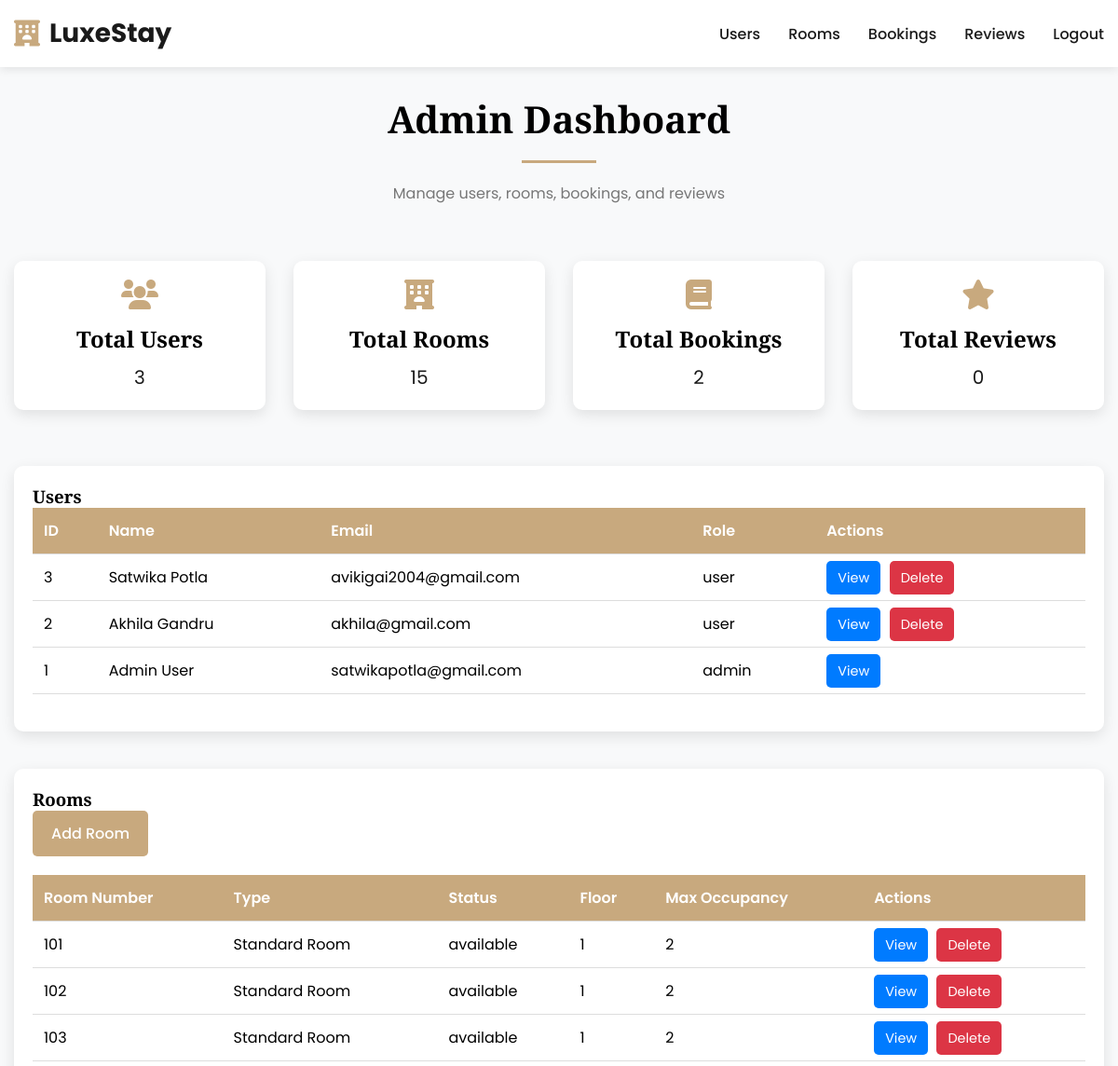
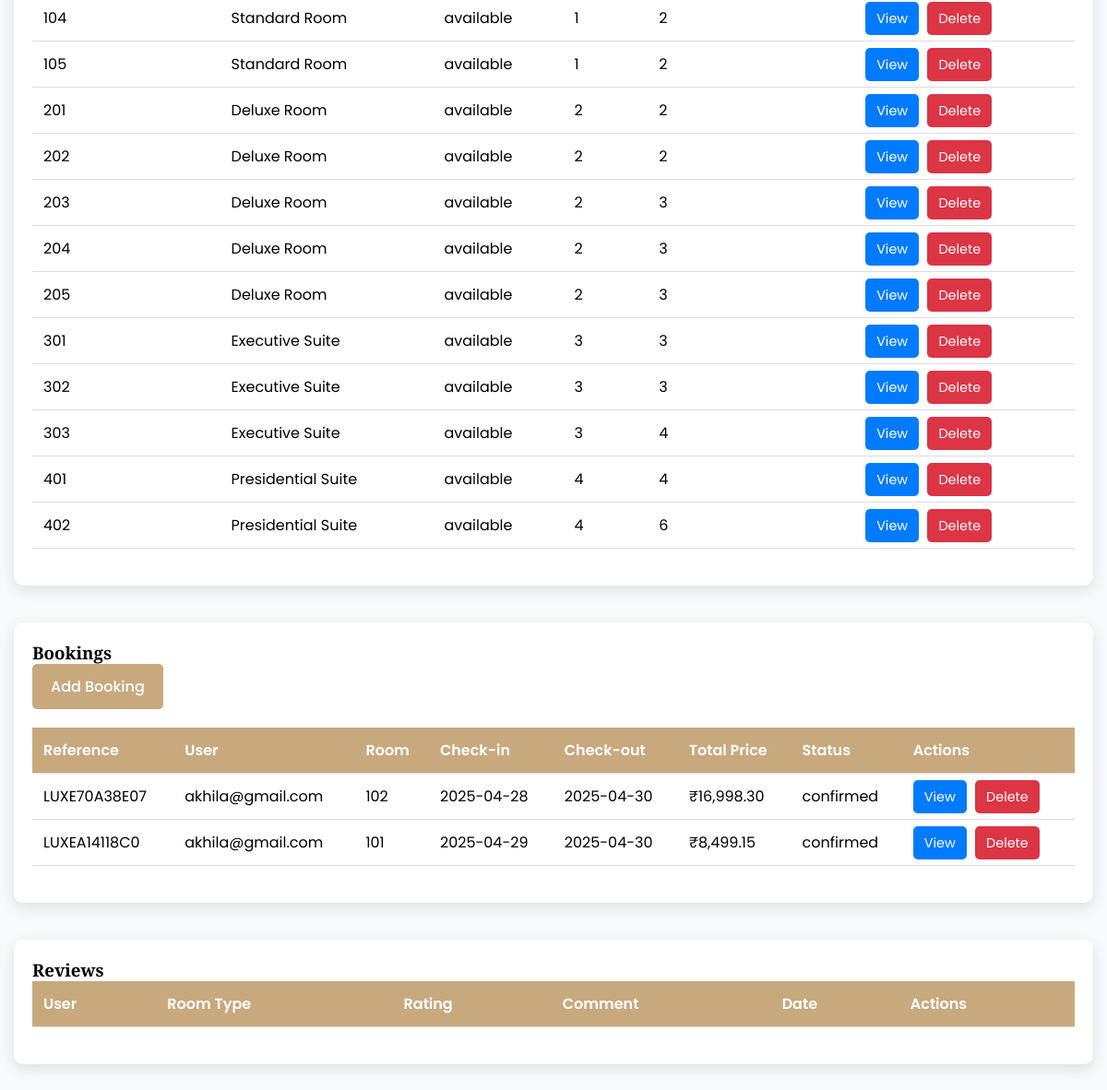
Page /admin/dashboard.php (signed in) on the committed database (2 pictures, top to bottom).
### tables this page shows
CREATE TABLE `users` (
  `id` int(11) NOT NULL,
  `first_name` varchar(100) NOT NULL,
  `last_name` varchar(100) NOT NULL,
  `email` varchar(100) NOT NULL,
  `password` varchar(255) NOT NULL,
  `phone` varchar(20) DEFAULT NULL,
  `address` text DEFAULT NULL,
  `city` varchar(100) DEFAULT NULL,
  `country` varchar(100) DEFAULT NULL,
  `role` enum('admin','user') DEFAULT 'user',
  `created_at` timestamp NOT NULL DEFAULT current_timestamp(),
  `updated_at` timestamp NOT NULL DEFAULT current_timestamp() ON UPDATE current_timestamp()
);

CREATE TABLE `rooms` (
  `id` int(11) NOT NULL,
  `room_number` varchar(20) NOT NULL,
  `room_type_id` int(11) NOT NULL,
  `status` enum('available','occupied','maintenance') DEFAULT 'available',
  `floor` int(11) NOT NULL,
  `max_occupancy` int(11) NOT NULL DEFAULT 2,
  `created_at` timestamp NOT NULL DEFAULT current_timestamp(),
  `updated_at` timestamp NOT NULL DEFAULT current_timestamp() ON UPDATE current_timestamp()
);

CREATE TABLE `room_types` (
  `id` int(11) NOT NULL,
  `name` varchar(100) NOT NULL,
  `description` text DEFAULT NULL,
  `base_price` decimal(10,2) NOT NULL,
  `created_at` timestamp NOT NULL DEFAULT current_timestamp(),
  `updated_at` timestamp NOT NULL DEFAULT current_timestamp() ON UPDATE current_timestamp()
);

CREATE TABLE `bookings` (
  `id` int(11) NOT NULL,
  `booking_reference` varchar(20) NOT NULL,
  `user_id` int(11) NOT NULL,
  `room_id` int(11) NOT NULL,
  `check_in_date` date NOT NULL,
  `check_out_date` date NOT NULL,
  `adults` int(11) NOT NULL DEFAULT 1,
  `children` int(11) NOT NULL DEFAULT 0,
  `total_price` decimal(10,2) NOT NULL,
  `status` enum('pending','confirmed','cancelled','completed') DEFAULT 'pending',
  `payment_status` enum('pending','paid','refunded') DEFAULT 'pending',
  `special_requests` text DEFAULT NULL,
  `created_at` timestamp NOT NULL DEFAULT current_timestamp(),
  `updated_at` timestamp NOT NULL DEFAULT current_timestamp() ON UPDATE current_timestamp()
);

### admin/dashboard.php (the view, shortened to what this page needs)
<?php
$servername = "localhost";
$username = "root";
$password = "";
$dbname = "hotel_booking";
$conn = new mysqli($servername, $username, $password, $dbname);
$total_users = $conn->query("SELECT COUNT(*) as count FROM users")->fetch_assoc()['count'];
$total_rooms = $conn->query("SELECT COUNT(*) as count FROM rooms")->fetch_assoc()['count'];
$total_bookings = $conn->query("SELECT COUNT(*) as count FROM bookings")->fetch_assoc()['count'];
$total_reviews = $conn->query("SELECT COUNT(*) as count FROM reviews")->fetch_assoc()['count'];
$users = $conn->query("SELECT id, first_name, last_name, email, role FROM users ORDER BY created_at DESC");
$rooms = $conn->query("SELECT r.id, r.room_number, rt.name as room_type, r.status, r.floor, r.max_occupancy
                       FROM rooms r JOIN room_types rt ON r.room_type_id = rt.id
                       ORDER BY r.floor, r.room_number");
$bookings = $conn->query("SELECT b.id, b.booking_reference, u.email, r.room_number, b.check_in_date, b.check_out_date, b.total_price, b.status
                          FROM bookings b
                          JOIN users u ON b.user_id = u.id
                          JOIN rooms r ON b.room_id = r.id
                          ORDER BY b.created_at DESC");
?>
<!DOCTYPE html>
<html lang="en">
<head>
    <link rel="stylesheet" href="https://cdnjs.cloudflare.com/ajax/libs/font-awesome/6.0.0/css/all.min.css">
</head>
<body>
    <header>
        <div class="container">
            <div class="header-content">
                <a href="../index.php" class="logo">
                    <i class="fas fa-hotel"></i>
                    LuxeStay
                </a>
                <nav>
                    <ul id="nav-menu">
                        <li><a href="#users">Users</a></li>
                        <li><a href="#rooms">Rooms</a></li>
                        <li><a href="#bookings">Bookings</a></li>
                        <li><a href="#reviews">Reviews</a></li>
                        <li><a href="../logout.php">Logout</a></li>
                    </ul>
                </nav>
            </div>
        </div>
    </header>
    <section class="dashboard">
        <div class="container">
            <div class="section-title">
                <h2>Admin Dashboard</h2>
                <p>Manage users, rooms, bookings, and reviews</p>
            </div>
            <div class="summary-grid">
                <div class="summary-card">
                    <i class="fas fa-users"></i>
                    <h3>Total Users</h3>
                    <p><?php echo $total_users; ?></p>
                </div>
                <div class="summary-card">
                    <i class="fas fa-hotel"></i>
                    <h3>Total Rooms</h3>
                    <p><?php echo $total_rooms; ?></p>
                </div>
                <div class="summary-card">
                    <i class="fas fa-book"></i>
                    <h3>Total Bookings</h3>
                    <p><?php echo $total_bookings; ?></p>
                </div>
                <div class="summary-card">
                    <i class="fas fa-star"></i>
                    <h3>Total Reviews</h3>
                    <p><?php echo $total_reviews; ?></p>
                </div>
            </div>
            <div class="table-container" id="users">
                <h3>Users</h3>
                <table>
                    <thead>
                        <tr>
                            <th>ID</th>
                            <th>Name</th>
                            <th>Email</th>
                            <th>Role</th>
                            <th>Actions</th>
                        </tr>
                    </thead>
                    <tbody>
                        <?php while ($user = $users->fetch_assoc()): ?>
                            <tr>
                                <td><?php echo htmlspecialchars($user['id']); ?></td>
                                <td><?php echo htmlspecialchars($user['first_name'] . ' ' . $user['last_name']); ?></td>
                                <td><?php echo htmlspecialchars($user['email']); ?></td>
                                <td><?php echo htmlspecialchars($user['role']); ?></td>
                                <td class="action-buttons">
                                    <a href="#" class="btn-view" onclick="viewUser(<?php echo $user['id']; ?>)">View</a>
                                    <?php if ($user['role'] !== 'admin'): ?>
                                        <a href="?action=delete_user&id=<?php echo $user['id']; ?>" class="btn-delete" onclick="return confirm('Are you sure you want to delete this user?');">Delete</a>
                                    <?php endif; ?>
                                </td>
                            </tr>
                        <?php endwhile; ?>
                    </tbody>
                </table>
            </div>
            <div class="table-container" id="rooms">
                <h3>Rooms</h3>
                <a href="#" class="btn-add" onclick="openModal('addRoomModal')">Add Room</a>
                <table>
                    <thead>
                        <tr>
                            <th>Room Number</th>
                            <th>Type</th>
                            <th>Status</th>
                            <th>Floor</th>
                            <th>Max Occupancy</th>
                            <th>Actions</th>
                        </tr>
                    </thead>
                    <tbody>
                        <?php while ($room = $rooms->fetch_assoc()): ?>
                            <tr>
                                <td><?php echo htmlspecialchars($room['room_number']); ?></td>
                                <td><?php echo htmlspecialchars($room['room_type']); ?></td>
                                <td><?php echo htmlspecialchars($room['status']); ?></td>
                                <td><?php echo htmlspecialchars($room['floor']); ?></td>
                                <td><?php echo htmlspecialchars($room['max_occupancy']); ?></td>
                                <td class="action-buttons">
                                    <a href="#" class="btn-view" onclick="viewRoom(<?php echo $room['id']; ?>)">View</a>
                                    <a href="?action=delete_room&id=<?php echo $room['id']; ?>" class="btn-delete" onclick="return confirm('Are you sure you want to delete this room?');">Delete</a>
                                </td>
                            </tr>
                        <?php endwhile; ?>
                    </tbody>
                </table>
            </div>
            <div class="table-container" id="bookings">
                <h3>Bookings</h3>
                <a href="#" class="btn-add">Add Booking</a>
                <table>
                    <thead>
                        <tr>
                            <th>Reference</th>
                            <th>User</th>
                            <th>Room</th>
                            <th>Check-in</th>
                            <th>Check-out</th>
                            <th>Total Price</th>
                            <th>Status</th>
                            <th>Actions</th>
                        </tr>
                    </thead>
                    <tbody>
                        <?php while ($booking = $bookings->fetch_assoc()): ?>
                            <tr>
                                <td><?php echo htmlspecialchars($booking['booking_reference']); ?></td>
                                <td><?php echo htmlspecialchars($booking['email']); ?></td>
                                <td><?php echo htmlspecialchars($booking['room_number']); ?></td>
                                <td><?php echo htmlspecialchars($booking['check_in_date']); ?></td>
                                <td><?php echo htmlspecialchars($booking['check_out_date']); ?></td>
                                <td>₹<?php echo number_format($booking['total_price'] * 85, 2); ?></td>
                                <td><?php echo htmlspecialchars($booking['status']); ?></td>
                                <td class="action-buttons">
                                    <a href="#" class="btn-view" onclick="viewBooking(<?php echo $booking['id']; ?>)">View</a>
                                    <a href="?action=delete_booking&id=<?php echo $booking['id']; ?>" class="btn-delete" onclick="return confirm('Are you sure you want to delete this booking?');">Delete</a>
                                </td>
                            </tr>
                        <?php endwhile; ?>
                    </tbody>
                </table>
            </div>
            <div class="table-container" id="reviews">
                <h3>Reviews</h3>
                <table>
                    <thead>
                        <tr>
                            <th>User</th>
                            <th>Room Type</th>
                            <th>Rating</th>
                            <th>Comment</th>
                            <th>Date</th>
                            <th>Actions</th>
                        </tr>
                    </thead>
                </table>
            </div>
        </div>
    </section>
</body>
</html>

### admin/dashboard.php (style rules this page uses)
:root { --primary: #c8a97e; --secondary: #1a1a1a; --light: #f8f9fa; --dark: #343a40; }
* { margin: 0; padding: 0; box-sizing: border-box; font-family: 'Poppins', sans-serif; }
h1, h2, h3, h4, h5, h6 { font-family: 'Playfair Display', serif; }
.container { width: 100%; max-width: 1200px; margin: 0 auto; padding: 0 15px; }
header { background-color: rgba(255, 255, 255, 0.9); position: fixed; width: 100%; z-index: 1000; box-shadow: 0 2px 10px rgba(0, 0, 0, 0.1); padding: 15px 0; transition: all 0.3s ease; }
.header-content { display: flex; justify-content: space-between; align-items: center; }
.logo { font-size: 1.75rem; font-weight: 700; color: var(--secondary); text-decoration: none; display: flex; align-items: center; }
.logo i { color: var(--primary); margin-right: 10px; }
nav ul { display: flex; list-style: none; }
nav ul li { margin-left: 30px; }
nav ul li a { color: var(--secondary); text-decoration: none; font-weight: 500; font-size: 1rem; transition: all 0.3s ease; }
.dashboard { padding: 100px 0; background-color: var(--light); }
.section-title { text-align: center; margin-bottom: 60px; }
.section-title h2 { font-size: 2.5rem; font-weight: 700; position: relative; padding-bottom: 20px; margin-bottom: 20px; }
.section-title h2::after { content: ''; position: absolute; left: 50%; bottom: 0; transform: translateX(-50%); width: 80px; height: 3px; background-color: var(--primary); }
.section-title p { font-size: 1rem; color: #777; }
.summary-grid { display: grid; grid-template-columns: repeat(auto-fit, minmax(250px, 1fr)); gap: 30px; margin-bottom: 60px; }
.summary-card { background-color: #fff; padding: 20px; border-radius: 10px; box-shadow: 0 5px 15px rgba(0, 0, 0, 0.1); text-align: center; transition: all 0.3s ease; }
.summary-card i { font-size: 2rem; color: var(--primary); margin-bottom: 15px; }
.summary-card h3 { font-size: 1.5rem; font-weight: 600; margin-bottom: 10px; }
.summary-card p { font-size: 1.25rem; color: var(--secondary); }
.table-container { background-color: #fff; padding: 20px; border-radius: 10px; box-shadow: 0 5px 15px rgba(0, 0, 0, 0.1); margin-bottom: 40px; }
table { width: 100%; border-collapse: collapse; margin-bottom: 20px; }
th, td { padding: 12px; text-align: left; border-bottom: 1px solid #ddd; }
th { background-color: var(--primary); color: #fff; font-weight: 600; }
.action-buttons a { padding: 8px 12px; border-radius: 5px; text-decoration: none; font-size: 0.9rem; margin-right: 5px; }
.btn-view { background-color: #007bff; color: #fff; }
.btn-delete { background-color: #dc3545; color: #fff; }
.btn-add { display: inline-block; padding: 12px 20px; background-color: var(--primary); color: #fff; border-radius: 5px; text-decoration: none; font-weight: 500; margin-bottom: 20px; }

### rows in the picture
users: id "3", first_name+last_name "Satwika Potla", email "avikigai2004@gmail.com", role "user"
users: id "2", first_name+last_name "Akhila Gandru", email "akhila@gmail.com", role "user"
users: id "1", first_name+last_name "Admin User", email "satwikapotla@gmail.com", role "admin"
rooms: room_number "101", room_type.name "Standard Room", status "available", floor "1", max_occupancy "2"
rooms: room_number "102", room_type.name "Standard Room", status "available", floor "1", max_occupancy "2"
rooms: room_number "103", room_type.name "Standard Room", status "available", floor "1", max_occupancy "2"
rooms: room_number "104", room_type.name "Standard Room", status "available", floor "1", max_occupancy "2"
rooms: room_number "105", room_type.name "Standard Room", status "available", floor "1", max_occupancy "2"
rooms: room_number "201", room_type.name "Deluxe Room", status "available", floor "2", max_occupancy "2"
rooms: room_number "202", room_type.name "Deluxe Room", status "available", floor "2", max_occupancy "2"
rooms: room_number "203", room_type.name "Deluxe Room", status "available", floor "2", max_occupancy "3"
rooms: room_number "204", room_type.name "Deluxe Room", status "available", floor "2", max_occupancy "3"
rooms: room_number "205", room_type.name "Deluxe Room", status "available", floor "2", max_occupancy "3"
rooms: room_number "301", room_type.name "Executive Suite", status "available", floor "3", max_occupancy "3"
rooms: room_number "302", room_type.name "Executive Suite", status "available", floor "3", max_occupancy "3"
rooms: room_number "303", room_type.name "Executive Suite", status "available", floor "3", max_occupancy "4"
rooms: room_number "401", room_type.name "Presidential Suite", status "available", floor "4", max_occupancy "4"
rooms: room_number "402", room_type.name "Presidential Suite", status "available", floor "4", max_occupancy "6"
bookings: booking_reference "LUXE70A38E07", user.email "akhila@gmail.com", room.room_number "102", check_in_date "2025-04-28", check_out_date "2025-04-30", $booking['total_price']*85 "16,998.30", status "confirmed"
bookings: booking_reference "LUXEA14118C0", user.email "akhila@gmail.com", room.room_number "101", check_in_date "2025-04-29", check_out_date "2025-04-30", $booking['total_price']*85 "8,499.15", status "confirmed"

### other values in the picture
$total_users "3"
$total_rooms "15"
$total_bookings "2"
$total_reviews "0"
